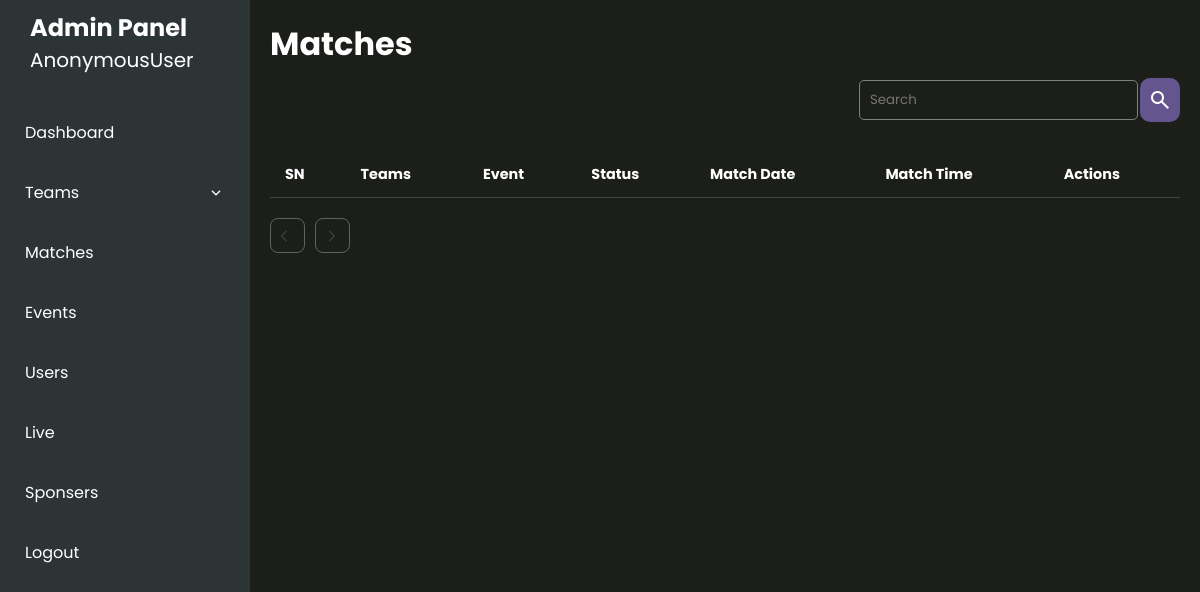
Page /match/matches/ on the earlier database version.
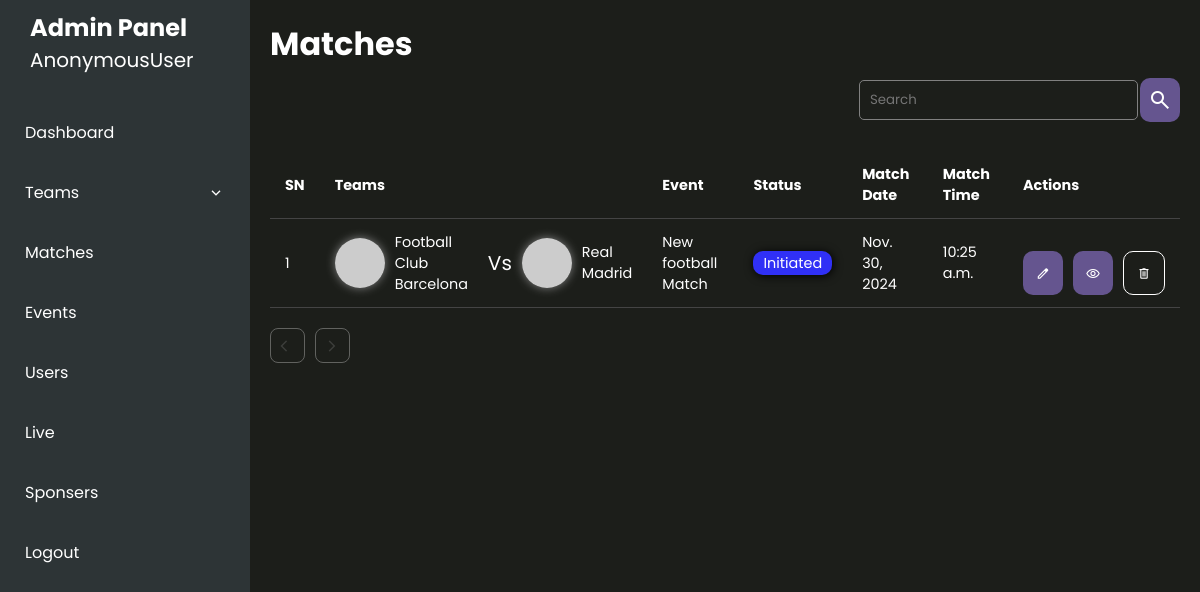
Same page on the later database version.
### matchApp/models.py (models this page shows, shortened)
class Match(models.Model):
    event = models.ForeignKey(Event,on_delete=models.CASCADE,blank=True,null=True,related_name='matches')
    team1 = models.ForeignKey(EventTeam, on_delete=models.CASCADE, related_name='match_team1')
    team2 = models.ForeignKey(EventTeam, on_delete=models.CASCADE, related_name='match_team2')
    is_address_default = models.BooleanField(default=False)
    status = models.CharField(max_length=20,choices=constants.MatchStatus.choices,default=constants.MatchStatus.INITIATED)
    match_date = models.DateField()
    match_time = models.TimeField(blank=True,null=True)
    place = models.CharField(max_length=255,blank=True,null=True)
    match_complete = models.BooleanField(default=False)
    notes = models.TextField(null=True,blank=True)
    schedule = models.BooleanField(default=False)
    created_at = models.DateTimeField(auto_now_add=True,blank=True,null=True)
    updated_at = models.DateTimeField(auto_now=True,blank=True,null=True)

### sportsApp/models.py (models this page shows, shortened)
class EventTeam(models.Model):
    event = models.ForeignKey(Event,on_delete=models.CASCADE)
    team = models.ForeignKey(Team,on_delete=models.CASCADE)
    is_verified = models.BooleanField(default=False)
    created_at = models.DateTimeField(auto_now_add=True)
    updated_at = models.DateTimeField(auto_now=True)

class Team(models.Model):
    SPORT_TYPES = (
        ('FOOTBALL','Football'),
    )
    name = models.CharField(max_length=255,db_index=1)
    total_players = models.PositiveIntegerField(default=10,blank=True, null=True)
    sports_genere = models.CharField(max_length=25,choices=SPORT_TYPES,default='FOOTBALL',blank=True)
    short_name = models.CharField(unique=True,max_length=10,blank=True,null=True)
    is_organizers_team = models.BooleanField(default=False)
    email = models.EmailField(max_length=100,blank=True,null=True)
    address = models.CharField(max_length=255,blank=True,null=True)
    province = models.ForeignKey(Province, on_delete=models.SET_NULL,null=True)
    district = models.ForeignKey(District, on_delete=models.SET_NULL,null=True)
    municipality = models.ForeignKey(Municipality, on_delete=models.SET_NULL,null=True)
    is_verified = models.BooleanField(default=False)
    user = models.ForeignKey(User,on_delete=models.CASCADE,null=True,blank=True,related_name='team')
    logo = models.ImageField(upload_to="images/teams/",blank=True,null=True)
    banner = models.ImageField(upload_to='images/banner/',blank=True,null=True)
    gender = models.CharField(max_length=25,choices=constants.GENDER_OPTIONS.CHOICES,default=constants.GENDER_OPTIONS.MALE)
    created_at = models.DateTimeField(auto_now_add=True)
    updated_at = models.DateTimeField(auto_now=True)

class Event(models.Model):
    title = models.CharField(max_length=255)
    event_type = models.CharField(max_length=20,choices=constants.EVENT_TYPE.choices,default=constants.EVENT_TYPE.KNOCKOUT)
    status = models.CharField(max_length=20,choices=constants.EventStatus.choices,default=constants.EventStatus.INITIATED)
    banner = models.ImageField(upload_to='images/events/',blank=True,null=True)
    logo = models.ImageField(upload_to='images/events/',blank=True,null=True)
    event_organizer = models.ForeignKey(EventOrganizer,on_delete=models.CASCADE,blank=True,null=True,related_name='events')
    event_age_limit = models.PositiveIntegerField()
    is_verified = models.BooleanField(default=False)
    entry_fee = models.DecimalField(max_digits=10000,decimal_places=3)
    registration_start_date = models.DateTimeField()
    registration_end_date = models.DateTimeField()
    event_start_date = models.DateTimeField(blank=True,null=True)
    event_end_date = models.DateTimeField(blank=True,null=True)
    match_duration = models.DurationField(blank=True,null=True)
    province = models.ForeignKey(Province, on_delete=models.SET_NULL,null=True)
    district = models.ForeignKey(District, on_delete=models.SET_NULL,null=True)
    municipality = models.ForeignKey(Municipality, on_delete=models.SET_NULL,null=True)
    area = models.CharField(max_length=255)
    created_at = models.DateField(auto_now_add=True)
    updated_at = models.DateField(auto_now=True)
    def __str__(self) -> str:
        return self.title

### matchApp/views.py (the view)
# urls.py: path('matches/',views.match_list_view,name='match'),
def match_list_view(request):
    matches = Match.objects.all()
    print(Match.objects.count())
    return render(request,'matches/all_match.html',{'matches':matches})

### sportsApp/templates/matches/all_match.html
{% extends 'event/event_index.html' %}
{% block content %}
{% include 'matches/match_list.html' %}
{% endblock content %}

### sportsApp/templates/matches/match_list.html (shortened to what this page needs)
<div class="responsive-table-box">
  <h2>Matches</h2>
    <div class="filter_box">
        <div class="search">
           <input type="search" placeholder="Search"/>
           <button class="global_btn"><span class="material-symbols-outlined">
            </span></button>
        </div>
    </div>
   <div class="team_listing" id="team-form" >
    <table class="responsive-table">
      <tbody>
        <thead>
          <tr>
            <th>SN</th>
            <th>Teams</th>
            <th>Event</th>
            <th>Status</th>
            <th>Match Date</th>
            <th>Match Time</th>
            <th>Actions</th>
          </tr>
        </thead>
        <tbody>
          {% for match in matches %}
              <tr>
                <td>{{ forloop.counter|add:0 }}</td>
                <td>
                    <div class="table_avatar_box">
                        <div class="team team1">
                            <div class="avatar">
                                <img src="https://picsum.photos/10{{ forloop.counter|add:0 }}" alt="">
                            </div>
                            <p>{{match.team1.team.name}}</p>
                        </div>
                        <p>Vs</p>
                        <div class="team team2">
                            <div class="avatar">
                                <img src="https://picsum.photos/10{{ forloop.counter|add:20 }}" alt="">
                            </div>
                            <p>{{match.team2.team.name}}</p>
                        </div>
                    </div>
                </td>
                <td>{{match.event}}</td>
                <td><span class="event_status {{match.status}}">{{match.status}}</span></td>
                <td>{{match.match_date}}</td>
                <td>{{match.match_time}}</td>
                <td>
                  <div class="td_actions">
                    <a href="{% url 'edit-match-admin' match.id %}">
                    <button class="global_btn" type="button">
                      <span class="icon material-symbols-outlined">
                        </span>
                    </button>
                  </a>
                  <a href="{% url 'match-profile' match.id %}">
                    <button class="global_btn" type="button">
                      <span class="icon material-symbols-outlined">
                        </span>
                    </button>
                  </a>
                    <button class="global_btn outline" type="button" onclick="handleOpenAlert('{{match.id}}','Do you want to delele match of {{match.team1.team.name}} vs {{match.team2.team.name}}?','If you delete the match you may lose the match data')">
                      <span class="icon material-symbols-outlined">
                        </span>
                    </button>
                  </div>
                </td>
              </tr>
            {% endfor %}
        </tbody>
      </tbody>
    </table>
  <div class="pagination">
    {% if page_obj.has_previous %}
        <a href="?page={{ page_obj.previous_page_number }}" class="prev">
          <span class="material-symbols-outlined">
            arrow_back_ios
            </span>
        </a>
    {% else %}
        <span class="disabled">
          <span class="material-symbols-outlined">
            </span>
        </span>
    {% endif %}
    {% if page_obj.has_next %}
        <a href="?page={{ page_obj.next_page_number }}" class="next">
          <span class="material-symbols-outlined">
            arrow_forward_ios
            </span>
        </a>
    {% else %}
        <span class="disabled">
          <span class="material-symbols-outlined">
            </span>
        </span>
    {% endif %}
  </div>
</div>

Differences in the rows shown:
added Match: team1.team.name "Football Club Barcelona", team2.team.name "Real Madrid", event "New football Match", status "Initiated", match_date "Nov. 30, 2024", match_time "10:25 a.m."
